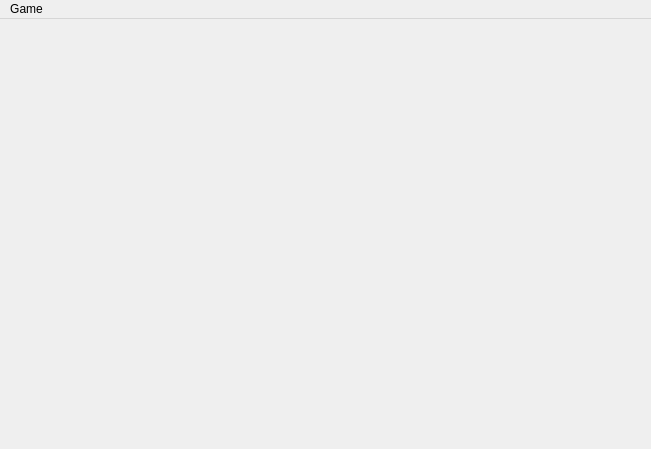
<?xml version="1.0" encoding="UTF-8"?>
<ui version="4.0">
 <class>MainWindow</class>
 <widget class="QMainWindow" name="MainWindow">
  <property name="geometry">
   <rect>
    <x>0</x>
    <y>0</y>
    <width>651</width>
    <height>449</height>
   </rect>
  </property>
  <property name="windowTitle">
   <string>MainWindow</string>
  </property>
  <widget class="QWidget" name="centralWidget">
   <widget class="QWidget" name="gridLayoutWidget">
    <property name="geometry">
     <rect>
      <x>50</x>
      <y>30</y>
      <width>561</width>
      <height>341</height>
     </rect>
    </property>
    <layout class="QGridLayout" name="minefield"/>
   </widget>
  </widget>
  <widget class="QMenuBar" name="menuBar">
   <property name="geometry">
    <rect>
     <x>0</x>
     <y>0</y>
     <width>651</width>
     <height>21</height>
    </rect>
   </property>
   <widget class="QMenu" name="menuGame">
    <property name="title">
     <string>Game</string>
    </property>
    <addaction name="actionNew_Game"/>
    <addaction name="separator"/>
    <addaction name="actionExit"/>
   </widget>
   <addaction name="menuGame"/>
  </widget>
  <action name="actionNew_Game">
   <property name="text">
    <string>New Game</string>
   </property>
   <property name="shortcutContext">
    <enum>Qt::ApplicationShortcut</enum>
   </property>
  </action>
  <action name="actionExit">
   <property name="text">
    <string>Exit</string>
   </property>
  </action>
 </widget>
 <layoutdefault spacing="6" margin="11"/>
 <resources/>
 <connections/>
</ui>
